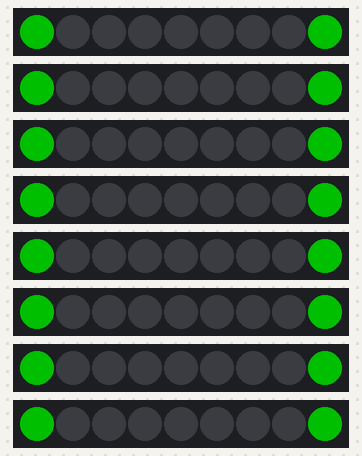
This sketch was run on a simulated Arduino Uno, built with avr-gcc and run on an emulated ATmega328P. Parts: 8 × 9 RGB LEDs in strip order, left to right. Dim RGB values are drawn brighter than linear; random numbers use the default seed unless the sketch sets one; no radio packets arrive unless stated; what the sketch prints to the serial monitor is not drawn.

Above: at 0.19 s.
At 10.08 s:
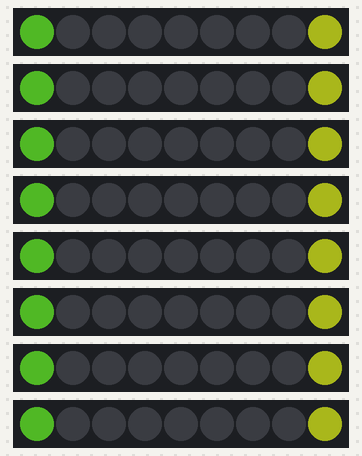
At 15.23 s:
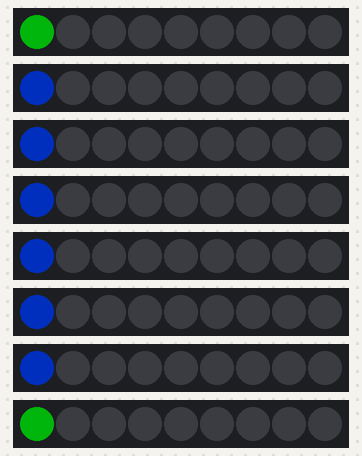
At 19.57 s:
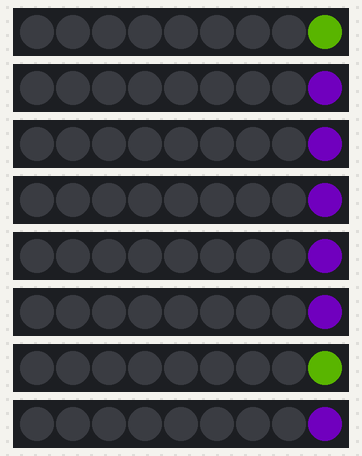
At 34.5 s:
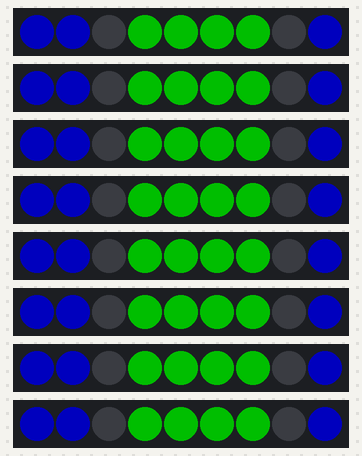
At 37.7 s:
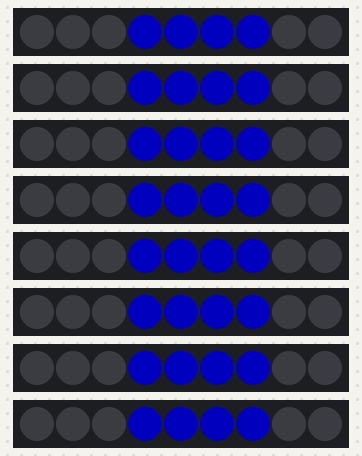

The sketch:

Node02.ino
```cpp
#include "Animations.h"
#include <RF24.h>
#include <RF24Network.h>
#include <SPI.h>

RF24 radio(9, 10);              // CE, CSN pins
RF24Network network(radio);

const uint16_t this_node = 02;
unsigned long lastMessageTime = 0;
unsigned long idleTaskInterval = 5000; // 5 seconds

// Setup brightness for LEDs
const int brightness = 80;

// LEDs variables
#define NUM_OF_LEDS 9
#define NUM_LIT 2
#define NUM_STRIPS 8

// Variable for Number of ITEMS per ROW
#define NUM_OF_ITEM 5
// Define the pins of each row
const int pins[NUM_STRIPS] = {8, 7, 6, 5, 4, 3, 2, A0};

// Create an array of NeoPixel objects
Adafruit_NeoPixel strips[NUM_STRIPS] = {
  Adafruit_NeoPixel(NUM_OF_LEDS, pins[0], NEO_GRB + NEO_KHZ800),
  Adafruit_NeoPixel(NUM_OF_LEDS, pins[1], NEO_GRB + NEO_KHZ800),
  Adafruit_NeoPixel(NUM_OF_LEDS, pins[2], NEO_GRB + NEO_KHZ800),
  Adafruit_NeoPixel(NUM_OF_LEDS, pins[3], NEO_GRB + NEO_KHZ800),
  Adafruit_NeoPixel(NUM_OF_LEDS, pins[4], NEO_GRB + NEO_KHZ800),
  Adafruit_NeoPixel(NUM_OF_LEDS, pins[5], NEO_GRB + NEO_KHZ800),
  Adafruit_NeoPixel(NUM_OF_LEDS, pins[6], NEO_GRB + NEO_KHZ800),
  Adafruit_NeoPixel(NUM_OF_LEDS, pins[7], NEO_GRB + NEO_KHZ800)
};

///////////////////////////////////////////////////////////////////////////////////////
// Create Animations objects for each strip
// Create an array of pointers to NeoPixel objects
Adafruit_NeoPixel* stripPointers[NUM_STRIPS];
// Create Animations objects for each strip
Animations animation(stripPointers, NUM_OF_LEDS, NUM_STRIPS, 2, 50, true);

// Rest of the division NUM of LEDS / NUM OF ITEMS
int r;

// Read parts of string from master
String part1, part2, prev_part1[NUM_STRIPS] = {" "};

// Blinking control
bool blinking = false, prev_blinking = true;
unsigned long previousMillis = 0;
const long blinkDelay = 300; // Global variable for blink delay
unsigned long blinkStartTime = 0;
const long Blink_Period = 10000; // Blinking duration
int currentRow, startLED, endLED;
uint32_t currentColor;

// Boundary values for LED color selection
const int boundary1 = 1;
const int boundary2 = 4;

////Time between animation
unsigned long t_between_anim = 10 * 1000, t_cnt = 0;
//Number of animations
#define animNum 6
//Animation counter
int cntAnim = 0;

void setup() {
  Serial.begin(9600);
  SPI.begin();
  radio.begin();
  network.begin(90, this_node); // Channel 90, node address
  radio.setDataRate(RF24_2MBPS);

  Serial.print("Slave ");
  Serial.print(this_node);
  Serial.println(" setup complete.");

  for (int i = 0; i < NUM_STRIPS; i++) {
    strips[i].begin();
    strips[i].setBrightness(brightness);
    strips[i].show();
  }

  refresh_All_Led();

for (size_t i = 0; i < NUM_STRIPS; i++) {
    stripPointers[i] = &strips[i];
}


  randomSeed(analogRead(A0));
  r = NUM_OF_LEDS % NUM_OF_ITEM;

  lastMessageTime = millis();
}

void loop() {
  network.update();

  while (network.available()) {
    RF24NetworkHeader header;
    char message[32];
    network.read(header, &message, sizeof(message));

    Serial.print("Received message: ");
    Serial.println(message);
    lastMessageTime = millis(); // Reset the last message time

    sendResponse(header.from_node, "Message received");

    // Basic validation: Check if the received string contains exactly two '*' characters
    int firstAsteriskIndex = String(message).indexOf('*');
    int secondAsteriskIndex = String(message).indexOf('*', firstAsteriskIndex + 1);

    if (firstAsteriskIndex == -1 || secondAsteriskIndex == -1) {
      Serial.println("Received data is not in the expected format, ignoring.");
      blinking = false;
      return; // Skip further processing if the format is incorrect
    }

    // Extract parts
    part1 = String(message).substring(0, firstAsteriskIndex);//Extract Item number
    part2 = String(message).substring(firstAsteriskIndex + 1, secondAsteriskIndex);//Extract item quantity


/*     // Check if part1 is not empty before converting to an integer
    if (part1.length() == 0 || part1.toInt() <= 0 ) {
      Serial.println("Error: part1 value. Ignoring command.");
      return;
    }    */

    // Check if part2 is not empty before converting to an integer
    if (part2.length() == 0 || part2.toInt() < 0 ) {
      Serial.println("Error: part2 value. Ignoring command.");
      return;
    }

    int index_row = ((part1.toInt() - 1) / NUM_OF_ITEM) ;// For raw number ((part1.toInt() - 1) / NUM_OF_ITEM) + 1

    if(index_row < 0 || index_row > NUM_STRIPS - 1) index_row = -1;

    if (index_row != -1) {

      int position_in_row = ((part1.toInt() - 1) % NUM_OF_ITEM) + 1;
      //Serial.println(position_in_row);

      if (position_in_row  <= 0 || position_in_row  > NUM_OF_ITEM) {
        if (position_in_row  <= 0) Serial.println(F("Error: item_num must be greater than 0."));
        if (position_in_row  > NUM_OF_ITEM) {
          Serial.print(F("Error: item_num must be less than "));
          Serial.print(NUM_OF_ITEM);
          Serial.println(F("."));
          return;
        }
      } else {
        int start, end;
        start = (position_in_row  - 1) * int(NUM_OF_LEDS / NUM_OF_ITEM) + min(position_in_row  - 1, r) + 1;

        if (position_in_row  > r) {
          end = start + int(NUM_OF_LEDS / NUM_OF_ITEM) - 1;
        } else {
          end = start + int(NUM_OF_LEDS / NUM_OF_ITEM);
        }

        // If new data is received and it differs from the previous one, reset blinking
        if (blinking && (index_row != currentRow || part1 != prev_part1[index_row])) {
          resetBlinking();
        }

        // Determine color based on part2.toInt() value
        uint32_t color;
        if (part2.toInt() < boundary1) {
          color = strips[index_row].Color(255, 0, 0); // Red
        } else if (part2.toInt() >= boundary1 && part2.toInt() < boundary2) {
          color = strips[index_row].Color(255, 0, 255); // Yellow
        } else {
          color = strips[index_row].Color(0, 0, 255); // Green
        }

        // Start the new blink process
        currentRow = index_row;
        startLED = start;
        endLED = end;
        currentColor = color;
        blinking = true;
        blinkStartTime = millis();  // Start timing the blink duration

        prev_part1[index_row] = part1;
      }
    }

  else{
      Serial.println("Error: part1 value. Ignoring command.");
      return;
  }
  }

  if (blinking) {
    if(prev_blinking != blinking)refresh_All_Led();
    blinkLeds();
  }
  else{
    if(prev_blinking != blinking)refresh_All_Led();
    PlayAnimation(t_between_anim);
  }

  prev_blinking = blinking;
/*   if (millis() - lastMessageTime > idleTaskInterval) {
    performIdleTask();
    lastMessageTime = millis(); // Reset the timer after performing the task
  } */
}


/*--------------------------------------------FUNCTIONS---------------------------------------------------------*/

void PlayAnimation(unsigned long Time) {
    //animation.BouncingBallEffect();
    if(millis() - t_cnt > Time){
      t_cnt = millis();
      cntAnim++;
      refresh_All_Led();
      if(cntAnim >= animNum)cntAnim = 0;
    }

    switch (cntAnim) {
          case 0: animation.colorWipe2(1000);
          break;

          case 1: animation.CometEffect(random(2), 10, 10);
          break;

          case 2: animation.colorWipe(1000);
          break;

          case 3: animation.BouncingBallEffect();
          break;

          case 4: animation.DrawMarqueeDrawMarqueeMirrored(2000);
          break;

          case 5: animation.drawTwinkle(2000);
          break;

          default:
          break;
    }


}


void resetBlinking() {
  blinking = false;
  refresh_All_Led();  // Turn off all LEDs
}

void blinkLeds() {
  unsigned long currentMillis = millis();

  if (currentMillis - previousMillis >= blinkDelay) {
    previousMillis = currentMillis;

    // Toggle LEDs
    for (int i = startLED - 1; i < endLED; i++) {
      uint32_t currentPixelColor = strips[currentRow].getPixelColor(i);
      if (currentPixelColor == 0) {
        strips[currentRow].setPixelColor(i, currentColor);
      } else {
        strips[currentRow].setPixelColor(i, 0);  // Turn off
      }
    }
    strips[currentRow].show();
  }

  // Stop blinking after the specified period
  if (currentMillis - blinkStartTime >= Blink_Period) {
    resetBlinking();
  }
}

void refresh_All_Led() {
  for (int j = 0; j < NUM_STRIPS; j++) {
    for (int i = 0; i < NUM_OF_LEDS; i++) {
      strips[j].setPixelColor(i, 0, 0, 0);
    }
    strips[j].show();
  }
}

void sendResponse(uint16_t to_node, const char* response) {
  RF24NetworkHeader header(to_node);
  network.write(header, response, strlen(response) + 1);
  Serial.print("Response sent to node ");
  Serial.println(to_node, OCT);
}
```

Animations.h
```cpp
#include <Arduino.h>
#include <Adafruit_NeoPixel.h>

#define ARRAYSIZE(x) (sizeof(x) / sizeof(x[0]))  // Count elements in a static array

// Class for Bouncing Ball Effect
class Animations {
  private:
    size_t _cLength;
    size_t _sLength;
    size_t _cBalls;
    byte _fadeRate;
    bool _bMirrored;
    Adafruit_NeoPixel **_strip;  // Pointer to an array of pointers to Adafruit_NeoPixel objects

    const double Gravity = -9.81;  // Gravity constant
    const double StartHeight = 1;  // Initial height
    const double SpeedKnob = 4.0;  // Speed control factor

    double ClockTimeAtLastBounce[5], Height[5], BallSpeed[5], Dampening[5];
    uint32_t Colors[5];

    unsigned long previousMillis = 0, previousMillis1 = 0;
    const unsigned long interval = 20;  // Update interval in milliseconds

    int deltaHue;
    byte hue = 0;
    int iDirection = 1;
    int iPos = 0;

    unsigned long previousMillisMarquee;
    unsigned long previousMillisMarqueeMirrored;

    unsigned long previousMillisTwinkle1;

    static const uint32_t TwinkleColors[5];  // Twinkle colors

    static double Time() {
        return millis() / 1000.0;  // Convert milliseconds to seconds
    }

    double InitialBallSpeed(double height) const {
        return sqrt(-2 * Gravity * height);  // Calculate initial ball speed based on height
    }

    void Fade() {
        for (size_t stripIndex = 0; stripIndex < _sLength; stripIndex++) {
            Adafruit_NeoPixel &strip = *_strip[stripIndex];
            for (size_t i = 0; i < _cLength; i++) {
                uint32_t color = strip.getPixelColor(i);
                byte r = (color >> 16) & 0xFF;
                byte g = (color >> 8) & 0xFF;
                byte b = color & 0xFF;
                r = max(r - _fadeRate, 0);
                g = max(g - _fadeRate, 0);
                b = max(b - _fadeRate, 0);
                strip.setPixelColor(i, strip.Color(r, b, g));
            }
        }
    }

    uint32_t getRandomColor();
    void DrawMarquee();
    void DrawMarqueeMirrored();
    void clearStrip(size_t stripIndex);

  public:
    Animations(Adafruit_NeoPixel *strip[], size_t numLeds, size_t numStrips, size_t ballCount, byte fade = 0, bool bMirrored = false);
    void BouncingBallEffect();
    void colorWipe(unsigned long wipeTime);
    void CometEffect(int cometSize, int deltaHue, unsigned long interval);
    void DrawMarqueeDrawMarqueeMirrored(unsigned long interval);
    void drawTwinkle(unsigned long TWINKLE_DELAY);
    void colorWipe2(unsigned long wipeTime);
};
```

Source omitted: Animations.cpp (14072 bytes)

Measured:
- what the display in image 4 shows lasts 0.6 s, from 34.5 s to 35.1 s
- what the display in image 5 shows lasts 0.6 s, from 37.7 s to 38.3 s
